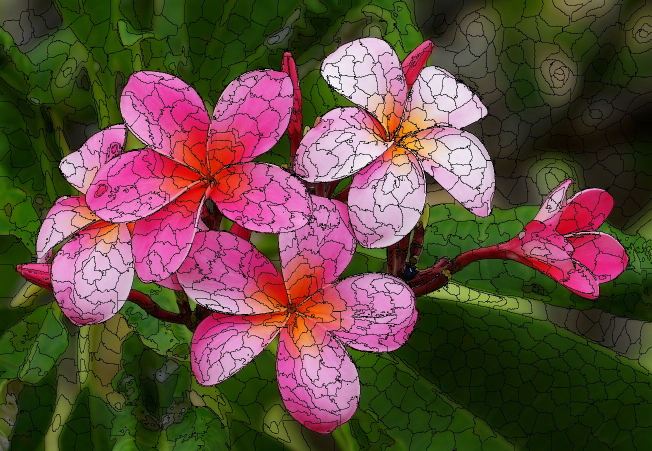
#> input picture Project/flower1024.jpg, 1304 x 902 px (shown at 1/2 size)
$ python slic_original.py flower1024.jpg 3 5   (older library calls are emulated)
#> lines starting #> are read from the running program, lines starting #| are printed output that depends on the picture
#!/usr/bin/python3
import numpy as np
import sys
import cv2
import math

class SLIC:
    def __init__(self, img, S, m):
        self.img = img
        self.height, self.width = img.shape[:2]
        self._convertToLAB()
        self.S = S
        self.m = m
        self.ns = S
        self.FLT_MAX = 1000000
        self.ITERATIONS = 10

    def _convertToLAB(self):
        try:
            self.labimg = cv2.cvtColor(img, cv2.COLOR_BGR2LAB).astype(np.float64)
        except ImportError:
            self.labimg = np.copy(self.img)
            for i in range(self.labimg.shape[0]):
                for j in range(self.labimg.shape[1]):
                    rgb = self.labimg[i, j]
                    self.labimg[i, j] = self._rgb2lab(tuple(reversed(rgb)))
    # [51 lines left out: function _rgb2lab, not called in this run]

    def generateSuperPixels(self):
        self._initData()
        indnp = np.mgrid[0:self.height,0:self.width].swapaxes(0,2).swapaxes(0,1)
        for i in range(self.ITERATIONS):
            self.distances = self.FLT_MAX * np.ones(self.img.shape[:2])
            for j in range(self.centers.shape[0]):
                xlow, xhigh = int(self.centers[j][3] - self.S), int(self.centers[j][3] + self.S)
                ylow, yhigh = int(self.centers[j][4] - self.S), int(self.centers[j][4] + self.S)

                if xlow <= 0:
                    xlow = 0
                if xhigh > self.width:
                    xhigh = self.width
                if ylow <=0:
                    ylow = 0
                if yhigh > self.height:
                    yhigh = self.height

                cropimg = self.labimg[ylow : yhigh , xlow : xhigh]
                colordiff = cropimg - self.labimg[int(self.centers[j][4]), int(self.centers[j][3])]
                colorDist = np.sqrt(np.sum(np.square(colordiff), axis=2))

                yy, xx = np.ogrid[ylow : yhigh, xlow : xhigh]
                pixdist = ((yy-self.centers[j][4])**2 + (xx-self.centers[j][3])**2)**0.5
                dist = ((colorDist/self.m)**2 + (pixdist/self.ns)**2)**0.5

                distanceCrop = self.distances[ylow : yhigh, xlow : xhigh]
                idx = dist < distanceCrop
                distanceCrop[idx] = dist[idx]
                self.distances[ylow : yhigh, xlow : xhigh] = distanceCrop
                self.clusters[ylow : yhigh, xlow : xhigh][idx] = j

            print(len(self.centers))
            for k in range(len(self.centers)):
                idx = (self.clusters == k)
                colornp = self.labimg[idx]
                distnp = indnp[idx]
                self.centers[k][0:3] = np.sum(colornp, axis=0)
                sumy, sumx = np.sum(distnp, axis=0)
                self.centers[k][3:] = sumx, sumy
                self.centers[k] /= np.sum(idx)

    def _initData(self):
        self.clusters = -1 * np.ones(self.img.shape[:2])
        self.distances = self.FLT_MAX * np.ones(self.img.shape[:2])

        centers = []
        for i in range(self.S, self.width - self.S//2, self.S):
            for j in range(self.S, self.height - self.S//2, self.S):

                m = self._findLocalMinimum(center=(i, j))
                color = self.labimg[m[1], m[0]]
                center = [color[0], color[1], color[2], m[0], m[1]]
                centers.append(center)
        self.center_counts = np.zeros(len(centers))
        self.centers = np.array(centers)

    def createConnectivity(self):
        label = 0
        adjlabel = 0
        lims = int(self.width * self.height / self.centers.shape[0])
        dx4 = [-1, 0, 1, 0]
        dy4 = [0, -1, 0, 1]
        new_clusters = -1 * np.ones(self.img.shape[:2]).astype(np.int64)
        elements = []
        for i in range(self.width):
            for j in range(self.height):
                if new_clusters[j, i] == -1:
                    elements = []
                    elements.append((j, i))
                    for dx, dy in zip(dx4, dy4):
                        x = elements[0][1] + dx
                        y = elements[0][0] + dy
                        if (x>=0 and x < self.width and
                            y>=0 and y < self.height and
                            new_clusters[y, x] >=0):
                            adjlabel = new_clusters[y, x]
                count = 1
                c = 0
                while c < count:
                    for dx, dy in zip(dx4, dy4):
                        x = elements[c][1] + dx
                        y = elements[c][0] + dy

                        if (x>=0 and x<self.width and y>=0 and y<self.height):
                            if new_clusters[y, x] == -1 and self.clusters[j, i] == self.clusters[y, x]:
                                elements.append((y, x))
                                new_clusters[y, x] = label
                                count+=1
                    c+=1
                if (count <= lims >> 2):
                    for c in range(count):
                        new_clusters[elements[c]] = adjlabel
                    label-=1
                label+=1
        self.new_clusters = new_clusters

    # [36 lines left out: functions displayContours, _findLocalMinimum, not called in this run]

if __name__ == "__main__":
    img = cv2.imread(sys.argv[1])
#> img is the input picture: shape (902, 1304, 3); mean B, G, R 62.9, 74.7, 97.5
    K = int(sys.argv[2])
    m = int(sys.argv[3])

    N = img.shape[0]*img.shape[1]
#> N = 1176208
    S = int(math.sqrt(N/K))
#> S = 626
    #step = int((img.shape[0]*img.shape[1]/K)**0.5)

    slic = SLIC(img, S, m)
#> in _convertToLAB, `self.labimg = cv2.cvtColor(img, cv2.COLOR_BGR2LAB).astype(np.float64)`:
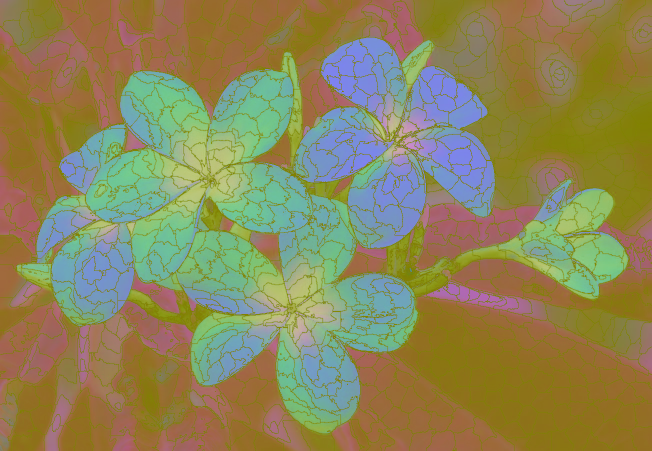
#> self.labimg: shape (902, 1304, 3) float64 (shown at 1/2 size); mean B, G, R 88, 133.8, 140.4
    slic.generateSuperPixels()
#> after the loop in _initData, `for i in range(self.S, self.width - self.S//2, self.S):`: centers = []
#> in _initData, `self.center_counts = np.zeros(len(centers))`: self.center_counts = empty array
#> the loop in generateSuperPixels, `for i in range(self.ITERATIONS):` made 10 passes
#| 0
#| 0
#| 0
#| 0
#| 0
#| 0
#| 0
#| 0
#> (further printed lines are left out)
#> after the loop in generateSuperPixels, `for i in range(self.ITERATIONS):`: self.clusters: shape (902, 1304) float64; every value is -1
#> after the loop in generateSuperPixels, `for i in range(self.ITERATIONS):`: self.distances: shape (902, 1304) float64; every value is 1000000
#> (the run stopped early here; a loop or call above may not have finished)

$ run again, on Project/sunset1024.jpg
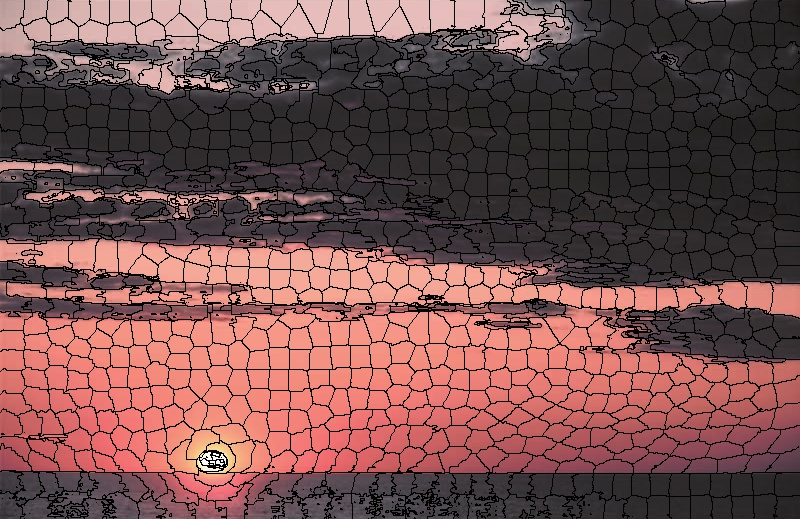
#> input picture Project/sunset1024.jpg, 800 x 519 px
#> img is the input picture: shape (519, 800, 3); mean B, G, R 78, 78.8, 115.6
#> in _convertToLAB, `self.labimg = cv2.cvtColor(img, cv2.COLOR_BGR2LAB).astype(np.float64)`:
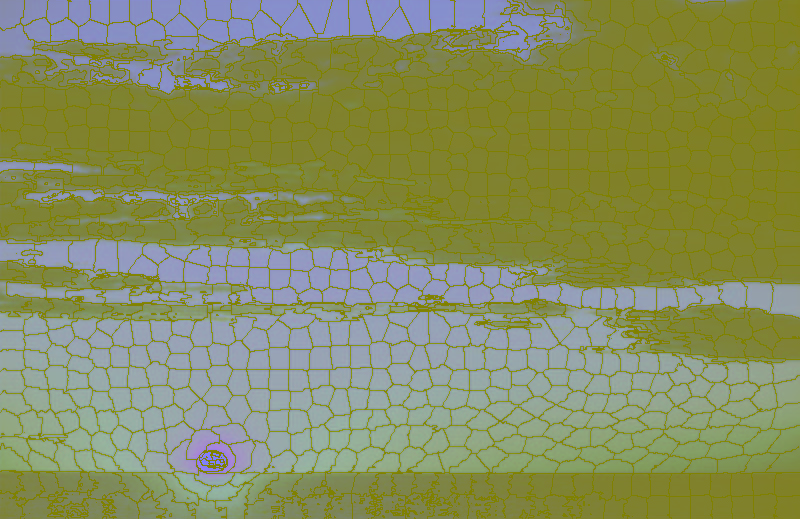
#> self.labimg: shape (519, 800, 3) float64; mean B, G, R 93.4, 142.3, 134.4
#> after the loop in _initData, `for i in range(self.S, self.width - self.S//2, self.S):`: centers = []
#> self.center_counts = empty array
#> the loop in generateSuperPixels, `for i in range(self.ITERATIONS):` made 10 passes
#| 0
#| 0
#| 0
#| 0
#| 0
#> (further printed lines are left out)
